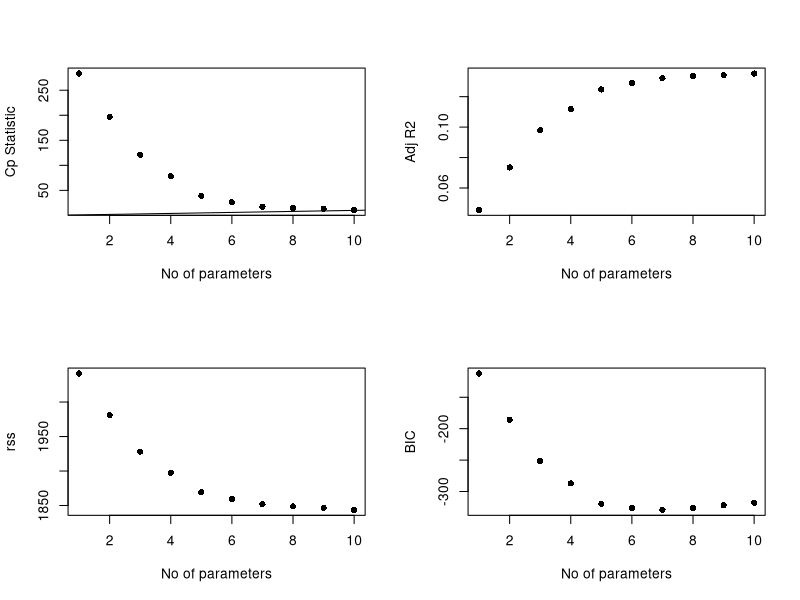
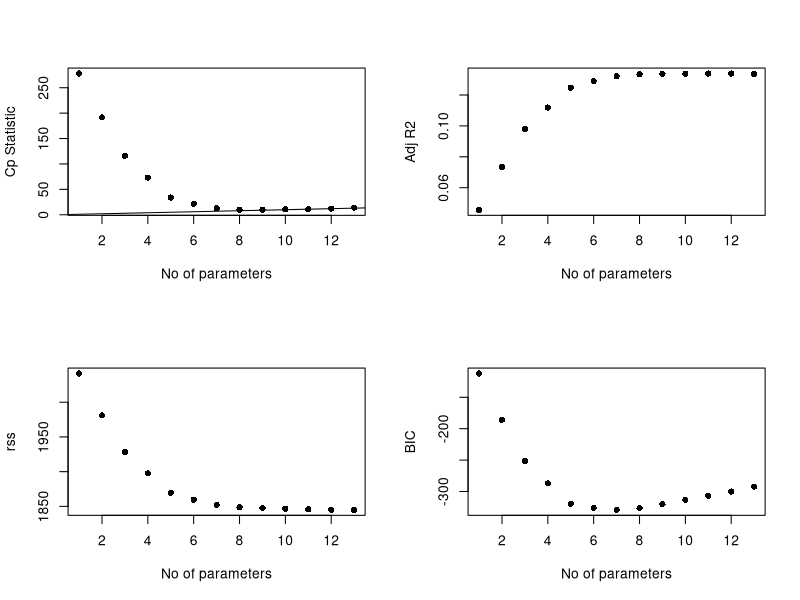
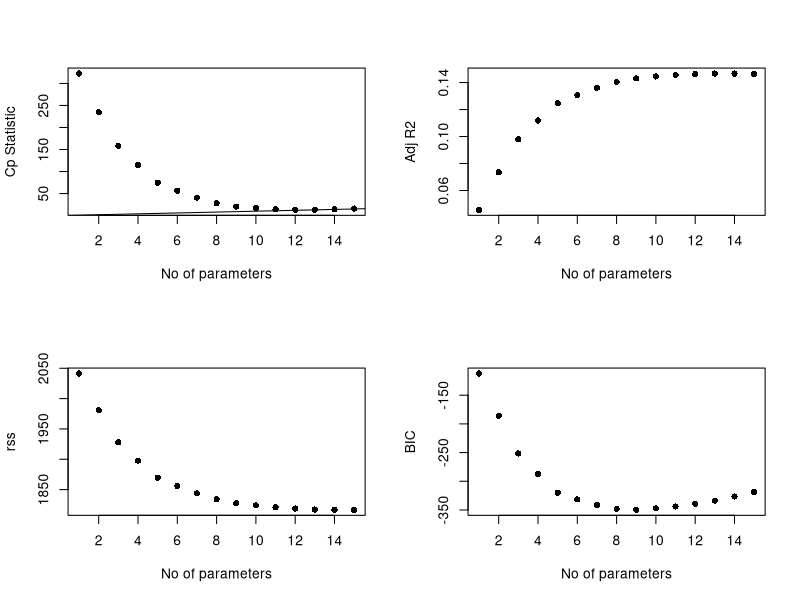
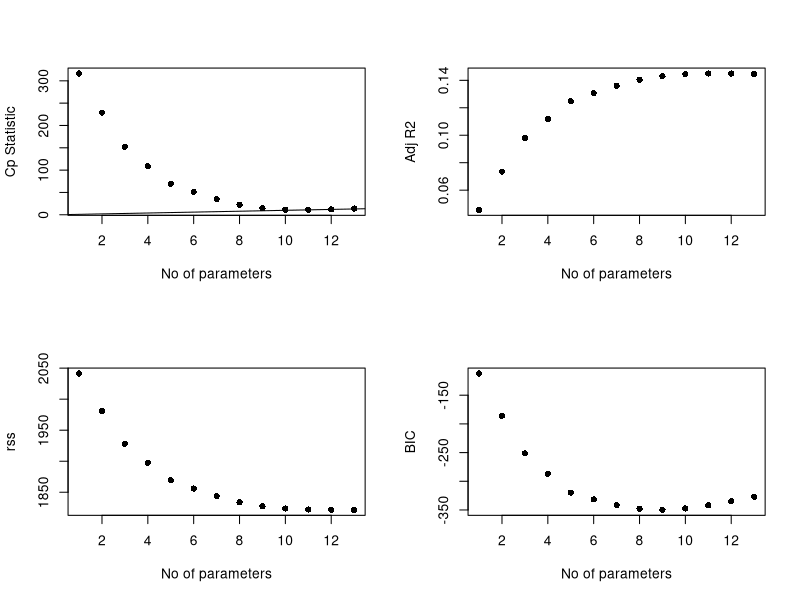
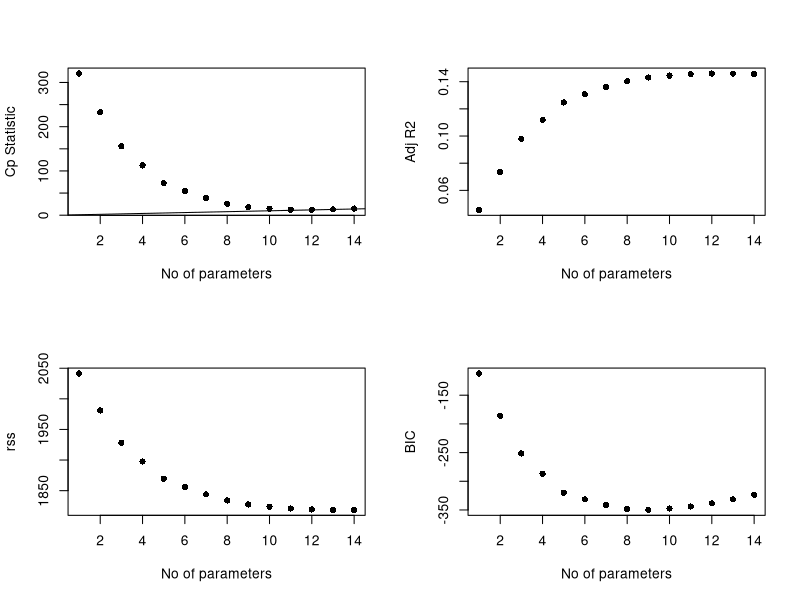

Here is the R script that generated these plots, in order: (Note: this script raises an error after producing the figures.)
## ---- chunk 1
library(tidyverse)
library(leaps)

#load the data
hos = read.csv("./data/cleaned_data_for_analyses.csv") %>% 
  select(-X, -postalcode,-facilityname,-facilityzip, -patientid, -visitid, -date) %>% 
  mutate(is30dayreadmit = as.factor(is30dayreadmit), icu_flag = as.factor(icu_flag))

hos_no_outlier = read.csv("./data/data_no_outliers.csv") %>% 
  select(-X, -postalcode,-facilityname,-facilityzip, -patientid, -visitid, -date) %>% 
  mutate(is30dayreadmit = as.factor(is30dayreadmit), icu_flag = as.factor(icu_flag))

hos_outlier = read.csv("./data/outlier_patients.csv")%>%
  select(-X, -postalcode,-facilityname,-facilityzip, -patientid, -visitid, -date) %>% 
  mutate(is30dayreadmit = as.factor(is30dayreadmit), icu_flag = as.factor(icu_flag))

## ---- chunk 2

# using criterion-based method

attach(hos)
model_bw <- lm(log_length_of_stay ~ is30dayreadmit + evisit + age 
               + gender + maritalstatus + insurancetype + heartrate_transformed
               + respirationrate_transformed+mean_arterial_pressure)
model_fw_new <- lm(log_length_of_stay ~ is30dayreadmit + cindex 
                    + evisit + age + temperature_cat  + maritalstatus 
                    + insurancetype + heartrate_transformed 
                    + respirationrate_transformed 
                    + mean_arterial_pressure)
model_sw_0.05 <- lm(log_length_of_stay ~ is30dayreadmit + cindex 
                    + evisit + age + temperature_cat + 
                    + insurancetype + heartrate_transformed 
                    + respirationrate_transformed 
                    + mean_arterial_pressure)
model_sw_0.10 <- lm(log_length_of_stay ~ is30dayreadmit + cindex 
                    + evisit + age + gender + maritalstatus + temperature_cat 
                    + insurancetype + heartrate_transformed 
                    + respirationrate_transformed 
                    + mean_arterial_pressure)
AIC(model_bw, model_fw_new, model_sw_0.05, model_sw_0.10)



##########this is the main function#######

criterion_bw <- regsubsets(log_length_of_stay ~ is30dayreadmit + evisit + age 
               + gender + maritalstatus + insurancetype + heartrate_transformed
               + respirationrate_transformed+mean_arterial_pressure, data = hos,
               nvmax= 15, nbest = 1)
criterion_fw <- regsubsets(log_length_of_stay ~ is30dayreadmit + evisit + age 
               + heartrate_transformed + respirationrate_transformed 
               + mean_arterial_pressure + insurancetype + race, data = hos, nvmax= 15
               , nbest = 1)
criterion_fw_new <- regsubsets(log_length_of_stay ~ is30dayreadmit + cindex 
                    + evisit + age + temperature_cat  + maritalstatus 
                    + insurancetype + heartrate_transformed 
                    + respirationrate_transformed 
                    + mean_arterial_pressure, data = hos, nvmax= 15, nbest = 1)
criterion_sw_0.05 <- regsubsets(log_length_of_stay ~ is30dayreadmit + cindex 
                    + evisit + age + temperature_cat + 
                    + insurancetype + heartrate_transformed 
                    + respirationrate_transformed 
                    + mean_arterial_pressure, data = hos, nvmax= 15, nbest = 1)
criterion_sw_0.10 <- regsubsets(log_length_of_stay ~ is30dayreadmit + cindex 
                    + evisit + age + gender + maritalstatus + temperature_cat 
                    + insurancetype + heartrate_transformed 
                    + respirationrate_transformed 
                    + mean_arterial_pressure, data = hos, nvmax= 15, nbest = 1)

#make plots to show the value of criterion

criterion_plot <- function(criterion, data, method){
  
  res_cri <- summary(criterion)
  par(mfrow=c(2,2))
  plot(1:dim(res_cri$which)[1], res_cri$cp, pch=16, xlab="No of parameters", ylab="Cp Statistic")
  abline(0,1)
  plot(1:dim(res_cri$which)[1], res_cri$adjr2, pch=16, xlab="No of parameters", ylab="Adj R2")
  plot(1:dim(res_cri$which)[1], res_cri$rss, pch=16, xlab="No of parameters", ylab="rss")
  plot(1:dim(res_cri$which)[1], res_cri$bic, pch=16, xlab="No of parameters", ylab="BIC")
}

criterion_plot(criterion_bw, data= hos, method = "backward eliminaton") 
criterion_plot(criterion_fw, data= hos, method = "forward eliminaton" )
criterion_plot(criterion_sw_0.10, data= hos, method = "stepwise 0.10" ) 
criterion_plot(criterion_sw_0.05, data= hos, method = "stepwise 0.05")
criterion_plot(criterion_fw_new, data= hos, method = "forward elimination by hand")
 
# make table to show the value of criterion

best <- function(criterion) {
  
  subsets <- with(summary(criterion), cbind(p = as.numeric(rownames(which)),
                                            which, rss, rsq, adjr2, cp, bic))
  return(round(subsets,4))%>% as.tibble()
}  

best(criterion_bw)%>% 
  select(p, rss, rsq, adjr2, cp, bic, everything())%>%
  knitr::kable()
best(criterion_fw)%>% 
  select(p, rss, rsq, adjr2, cp, bic, everything())%>%
  knitr::kable()
best(criterion_sw_0.05)%>% 
  select(p, rss, rsq, adjr2, cp, bic, everything())%>%
  knitr::kable()
best(criterion_sw_0.10)%>% 
  select(p, rss, rsq, adjr2, cp, bic, everything())%>%
  knitr::kable()
best(criterion_fw_new)%>% 
  select(p, rss, rsq, adjr2, cp, bic, everything())%>%
  knitr::kable()

criterion_result <- full_join(best(criterion_bw), best(criterion_fw))%>%
  full_join(., best(criterion_sw_0.05))%>%
  full_join(., best(criterion_sw_0.10))%>%
  full_join(.,best(criterion_fw_new))%>%
  select(p, rss, rsq, adjr2, cp, bic, everything())


write_csv(criterion_result, "criterion_result.csv")

# ANOVA for nested model
anova(model_bw, model_sw_0.10)
anova(model_fw_new, model_sw_0.10)
anova(model_sw_0.05, model_sw_0.10)
anova(model_fw_new, model_sw_0.05)

model_base <- lm(log_length_of_stay ~ is30dayreadmit + cindex 
                    + evisit + age + temperature_cat + 
                    + insurancetype + heartrate_transformed 
                    + respirationrate_transformed 
                    + mean_arterial_pressure)
model_gender <- lm(log_length_of_stay ~ is30dayreadmit + cindex 
                    + evisit + age + temperature_cat + gender + 
                    + insurancetype + heartrate_transformed 
                    + respirationrate_transformed 
                    + mean_arterial_pressure)
model_marritalstat <- lm(log_length_of_stay ~ is30dayreadmit + cindex 
                    + evisit + age + temperature_cat + maritalstatus +
                    + insurancetype + heartrate_transformed 
                    + respirationrate_transformed 
                    + mean_arterial_pressure)
model_both <- lm(log_length_of_stay ~ is30dayreadmit + cindex 
                    + evisit + age + temperature_cat + gender + maritalstatus +
                    + insurancetype + heartrate_transformed 
                    + respirationrate_transformed 
                    + mean_arterial_pressure)
model_both_int <- lm(log_length_of_stay ~ is30dayreadmit + cindex 
                    + evisit + age + temperature_cat + gender + maritalstatus 
                    + gender * maritalstatus  + insurancetype + heartrate_transformed 
                    + respirationrate_transformed 
                    + mean_arterial_pressure)
summary(model_both_int)
anova(model_base, model_gender)
anova(model_base, model_marritalstat)
anova(model_base, model_both)
anova(model_base, model_both_int)

par(mfrow = c(1, 2))
# Residuals vs fitted values plot
plot(fitted(model_sw_0.10), resid(model_sw_0.10), xlab = "Predicted/Fitted value", ylab = "Residual")
title("(a) Residual Plot for log_length_of_stay ")
abline(0, 0)

# Quantile - Quantile plot (QQ-plot)

qqnorm(resid(model_sw_0.10), xlab = "Expected Value", ylab = "Residual", main = "")
qqline(resid(model_sw_0.10))
title("(a) QQ Plot for log_length_of_stay")

plot(model_sw_0.10)

## ---- chunk 3
interaction_full <-  lm(log_length_of_stay ~ is30dayreadmit + cindex 
                    + evisit + age + gender + maritalstatus + temperature_cat 
                    + insurancetype + heartrate_transformed 
                    + respirationrate_transformed 
                    + mean_arterial_pressure + age*temperature_cat 
                    + temperature_cat*heartrate_transformed
                    + is30dayreadmit*age 
                    + cindex*respirationrate_transformed  
                    + cindex*age
                    + mean_arterial_pressure*age, data= hos)
summary(interaction_full)

bwd_step1 = update(interaction_full, . ~ . -cindex:age)
summary(bwd_step1)

bwd_step2 = update(bwd_step1, . ~ . -cindex:respirationrate_transformed   )
summary(bwd_step2)

bwd_step3 = update(bwd_step2, . ~ . -temperature_cat:heartrate_transformed  )
summary(bwd_step3)

bwd_step4 = update(bwd_step3, . ~ . - age:temperature_cat )
summary(bwd_step4)

bwd_step5 = update(bwd_step4, . ~ . - is30dayreadmit:age  )
summary(bwd_step5)

#based on the results, none of the interaction term will be included in the model

## ---- chunk 4
statistics <-  function(x) {
  average <- mean(x)
  median <- median(x)
  sd <- sd(x)
  quantile_1st <- quantile(x,probs = 0.25)
  quantile_3nd <- quantile(x,probs = 0.75)
  minimum <- min(x)
  maximum <- max(x)
  result <- data_frame(average,median,sd,quantile_1st,quantile_3nd , minimum,maximum)
  return(result)
}

hos%>%
  select(log_length_of_stay, evisit,  age, bmi, heartrate_transformed, respirationrate_transformed, mean_arterial_pressure ) %>%
  map(.,statistics)

hos_no_outlier%>%
  select(log_length_of_stay, evisit,  age, bmi, heartrate_transformed, respirationrate_transformed, mean_arterial_pressure )%>%
  map(.,statistics)

hos_no_outlier%>%
  select(log_length_of_stay, evisit,  age, bmi, heartrate_transformed, respirationrate_transformed, mean_arterial_pressure )%>%
  map(.,statistics)

hos%>%
  select(-log_length_of_stay, -evisit,  -age, -bmi, -heartrate_transformed, -respirationrate_transformed, -mean_arterial_pressure)%>%
  summary(.)

hos_no_outlier%>%
  select(-log_length_of_stay, -evisit,  -age, -bmi, -heartrate_transformed, -respirationrate_transformed, -mean_arterial_pressure)%>%
  summary(.)

hos_outlier%>%
  select(-log_length_of_stay, -evisit,  -age, -bmi, -heartrate_transformed, -respirationrate_transformed, -mean_arterial_pressure)%>%
  summary(.)

## ---- chunk 5
setwise_subset2 = lm(log_length_of_stay ~ cindex + evisit + age + gender +  maritalstatus + insurancetype + bmi  + temperature_cat + heartrate_transformed + respirationrate_transformed + mean_arterial_pressure, data = hos_no_outlier)
summary(setwise_subset2)
summary(model_sw_0.10)
